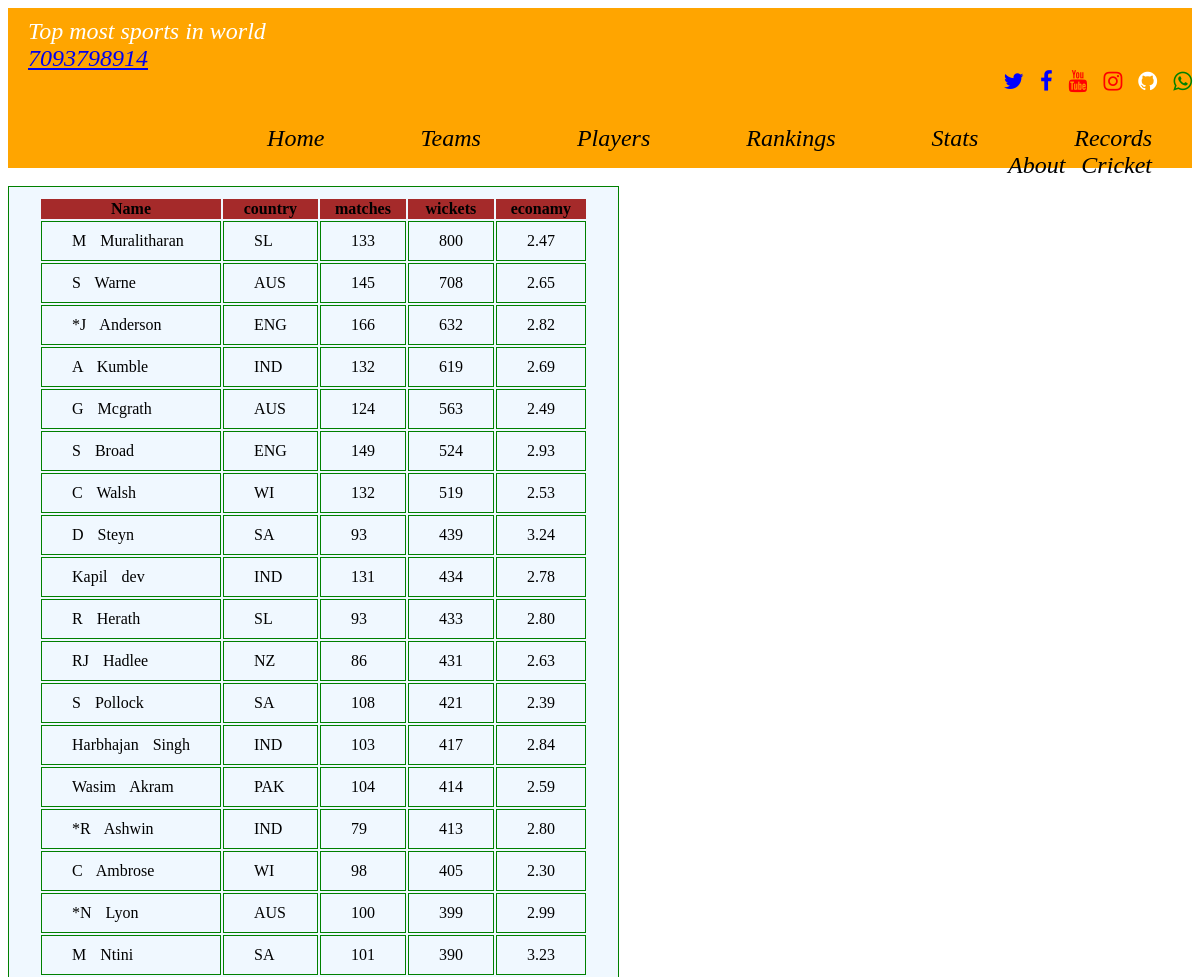
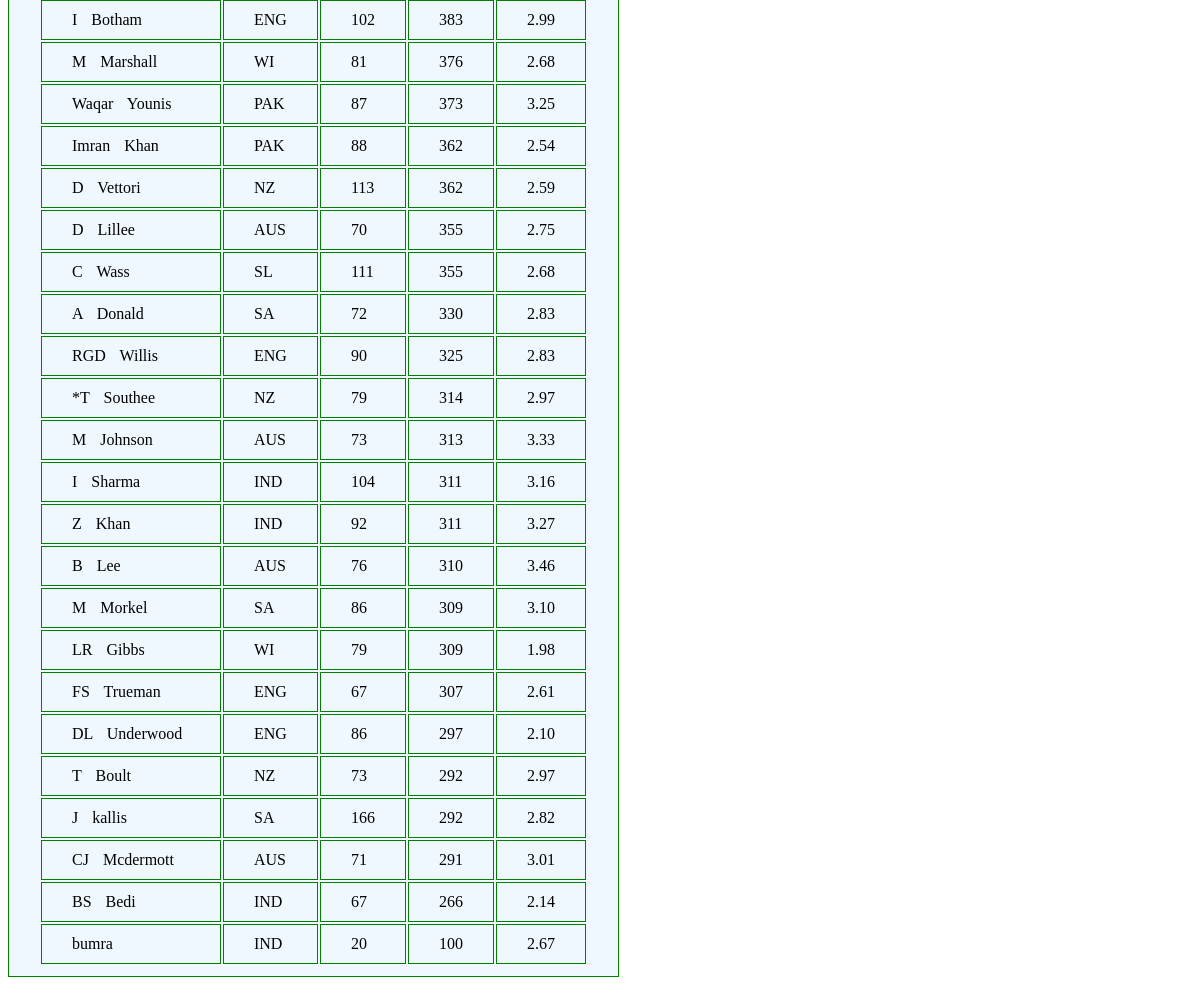
The page /web/testbowling on the database its author committed (2 pictures, top to bottom).
### web/models.py (models this page shows)
class Testbal(models.Model):
    name=models.CharField(max_length=250,unique=True)
    country=models.CharField(max_length=100)
    matches=models.IntegerField()
    wickets=models.IntegerField()
    econamy=models.DecimalField(max_digits=3,decimal_places=2)

### web/views.py (the view)
# urls.py: path('testbowling',views.hit,name='testbowling'),
def hit(request):
    an=Testbal.objects.all
    return render(request,'web/testbowling.html',{'access_records':an})

### template/web/testbowling.html (shortened to what this page needs)
<!DOCTYPE html>
{% extends "web/all.html" %}
{% load static %}
{% block body_block %}
<body >
    <div class="body">
         <table>
         <div class="dhana">
                <tr>
                  <th colspan="0">Name</th>
                  <th colspan="0">country</th>
                  <th colspan="1">matches</th>
                  <th colspan="1">wickets</th>
                  <th colspan="1">econamy</th>
                </tr>
                {% for acc in access_records %}
                <tr>
                  <td>{{ acc.name }}</td>
                  <td>{{ acc.country }}</td>
                  <td>{{ acc.matches }}</td>
                  <td>{{ acc.wickets }}</td>
                  <td>{{ acc.econamy}}</td>
                  </tr>
                {% endfor %}
    </div></table>
        {% endblock %}

### template/web/all.html (shortened to what this page needs)
<!DOCTYPE html>
{% load static %}
<html lang="en" dir="ltr">
    <head>
    <link rel="stylesheet" href="https://cdnjs.cloudflare.com/ajax/libs/font-awesome/4.7.0/css/font-awesome.min.css">
    <link rel="stylesheet" href="{% static 'images/css/style.css' %}">
</head>
<body>
<div class="navbar">
    <div class="first">
        Top most sports in world<br>
        <a href="tel:+917093798914">7093798914</a>
    </div>
    <div class="social">
        <a href="https://mobile.twitter.com/ddhanasekharre1"><i class="fa fa-twitter" style="color: blue; font-size: 22px;"></i></a>
        <a href="https://www.facebook.com/dhana.sekhar.22831"><i class="fa fa-facebook" style="color:blue; font-size: 22px;"></i></a>
        <i class="fa fa-youtube" style="color: red; font-size: 22px;"></i>
        <a href="https://www.instagram.com/dhanasekhar_r"><i class="fa fa-instagram" style="color:red; font-size: 22px;"></i></a>
        <i class="fa fa-github" style="color:white; font-size: 22px;"></i>
        <i class="fa fa-whatsapp" style="color:green; font-size: 22px;"></i>
        <ul>
            <li><a href="rupesh">Home</a></li>
            <li><a href="Teams">Teams</a></li>
            <li><a href="players">Players</a></li>
            <li><a href="Rankings">Rankings</a></li>
            <li><a href="Stats">Stats</a></li>
            <li><a href="Records">Records</a></li>
            <li><a href="IPL">About Cricket</a></li>
        </ul></div>
        </div><br>
        <div>
            {% block body_block %}
            {% endblock %}
            </div>
</body>
</html>

### static/images/css/style.css (style rules this page uses)
.first { font-size: x-large; font-style: oblique; color: white; background-color: orange; height: 50px; text-align:left ; padding: 10px 0px 0px 20px; }
.social { font-size: x-large; font-style: oblique; color: white; background-color: orange; height: 100px; text-align:right ; padding: 0px 0px 0px 20px; word-spacing: 10px; }
ul { float: left; list-style-type: none; margin-top: 30px; height: 10px; }
ul li { display: inline-block; }
ul li a { text-decoration: none; color:black; padding: 15px 40px; }
.navbar { position: sticky; top: 0; }
table,td { border: 1px solid green; background-color: aliceblue; word-spacing: 10px; padding: 10px 30px 10px 30px; color: black; }
th { background-color: brown; }

### rows shown on the page
Testbal: name "M Muralitharan", country "SL", matches "133", wickets "800", econamy "2.47"
Testbal: name "S Warne", country "AUS", matches "145", wickets "708", econamy "2.65"
Testbal: name "*J Anderson", country "ENG", matches "166", wickets "632", econamy "2.82"
Testbal: name "A Kumble", country "IND", matches "132", wickets "619", econamy "2.69"
Testbal: name "G Mcgrath", country "AUS", matches "124", wickets "563", econamy "2.49"
Testbal: name "S Broad", country "ENG", matches "149", wickets "524", econamy "2.93"
Testbal: name "C Walsh", country "WI", matches "132", wickets "519", econamy "2.53"
Testbal: name "D Steyn", country "SA", matches "93", wickets "439", econamy "3.24"
Testbal: name "Kapil dev", country "IND", matches "131", wickets "434", econamy "2.78"
Testbal: name "R Herath", country "SL", matches "93", wickets "433", econamy "2.80"
Testbal: name "RJ Hadlee", country "NZ", matches "86", wickets "431", econamy "2.63"
Testbal: name "S Pollock", country "SA", matches "108", wickets "421", econamy "2.39"
Testbal: name "Harbhajan Singh", country "IND", matches "103", wickets "417", econamy "2.84"
Testbal: name "Wasim Akram", country "PAK", matches "104", wickets "414", econamy "2.59"
Testbal: name "*R Ashwin", country "IND", matches "79", wickets "413", econamy "2.80"
Testbal: name "C Ambrose", country "WI", matches "98", wickets "405", econamy "2.30"
Testbal: name "*N Lyon", country "AUS", matches "100", wickets "399", econamy "2.99"
Testbal: name "M Ntini", country "SA", matches "101", wickets "390", econamy "3.23"
Testbal: name "I Botham", country "ENG", matches "102", wickets "383", econamy "2.99"
Testbal: name "M Marshall", country "WI", matches "81", wickets "376", econamy "2.68"
Testbal: name "Waqar Younis", country "PAK", matches "87", wickets "373", econamy "3.25"
Testbal: name "Imran Khan", country "PAK", matches "88", wickets "362", econamy "2.54"
Testbal: name "D Vettori", country "NZ", matches "113", wickets "362", econamy "2.59"
Testbal: name "D Lillee", country "AUS", matches "70", wickets "355", econamy "2.75"
Testbal: name "C Wass", country "SL", matches "111", wickets "355", econamy "2.68"
Testbal: name "A Donald", country "SA", matches "72", wickets "330", econamy "2.83"
Testbal: name "RGD Willis", country "ENG", matches "90", wickets "325", econamy "2.83"
Testbal: name "*T Southee", country "NZ", matches "79", wickets "314", econamy "2.97"
Testbal: name "M Johnson", country "AUS", matches "73", wickets "313", econamy "3.33"
Testbal: name "I Sharma", country "IND", matches "104", wickets "311", econamy "3.16"
Testbal: name "Z Khan", country "IND", matches "92", wickets "311", econamy "3.27"
Testbal: name "B Lee", country "AUS", matches "76", wickets "310", econamy "3.46"
Testbal: name "M Morkel", country "SA", matches "86", wickets "309", econamy "3.10"
Testbal: name "LR Gibbs", country "WI", matches "79", wickets "309", econamy "1.98"
Testbal: name "FS Trueman", country "ENG", matches "67", wickets "307", econamy "2.61"
Testbal: name "DL Underwood", country "ENG", matches "86", wickets "297", econamy "2.10"
Testbal: name "T Boult", country "NZ", matches "73", wickets "292", econamy "2.97"
Testbal: name "J kallis", country "SA", matches "166", wickets "292", econamy "2.82"
Testbal: name "CJ Mcdermott", country "AUS", matches "71", wickets "291", econamy "3.01"
Testbal: name "BS Bedi", country "IND", matches "67", wickets "266", econamy "2.14"
Testbal: name "bumra", country "IND", matches "20", wickets "100", econamy "2.67"
